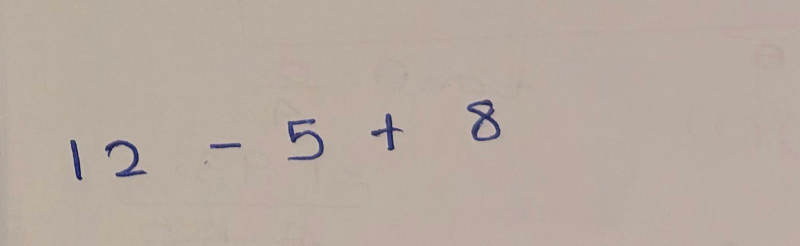
#> input picture member_sources/member_2/testimages/testcase1.jpeg, 1600 x 491 px (shown at 1/2 size)
$ python -i Segmentation.py   (imports and definitions only)
#> lines starting #> are read from the running program, lines starting #| are printed output that depends on the picture; after the words box and inside, x2 and y2 are one past the last pixel; in counts of white or black regions, pixels touching at a corner belong together

import cv2
import numpy as np


MIN_COMPONENT_AREA = 8
MIN_SPLIT_WIDTH = 6
MAX_SPLIT_DEPTH_RATIO = 0.55
MIN_WIDTH_RATIO = 1.65


def ensure_binary(image):

    if image is None:
        raise ValueError("Image cannot be None")

    if image.ndim == 3:
        gray = cv2.cvtColor(image, cv2.COLOR_BGR2GRAY)
    elif image.ndim == 2:
        gray = image
    else:
        raise ValueError("Image must be 2D or 3D")

    if gray.size == 0:
        raise ValueError("Image is empty")

    if gray.dtype != np.uint8:
        gray = np.clip(gray, 0, 255).astype(np.uint8)

    _, binary = cv2.threshold(
        gray,
        0,
        255,
        cv2.THRESH_BINARY + cv2.THRESH_OTSU
    )

    # Assume foreground occupies less than half the image.
    if np.count_nonzero(binary) > binary.size / 2:
        binary = cv2.bitwise_not(binary)

    return binary


# [19 lines left out: function remove_small_noise, not called in this run]


def sort_boxes(boxes):
    """Sort bounding boxes from left to right."""

    return sorted(
        boxes,
        key=lambda box: (box[0], box[1])
    )


def segment_contours(image):
    """Detect character regions using contours."""

    binary = ensure_binary(image)

    contours, _ = cv2.findContours(
        binary,
        cv2.RETR_EXTERNAL,
        cv2.CHAIN_APPROX_SIMPLE
    )

    boxes = []

    for contour in contours:
        x, y, w, h = cv2.boundingRect(contour)


        mask = np.zeros((h, w), dtype=np.uint8)

        shifted = contour.copy()
        shifted[:, :, 0] -= x
        shifted[:, :, 1] -= y

        cv2.drawContours(
            mask, [shifted], -1, 255, thickness=cv2.FILLED
        )

        area = cv2.countNonZero(mask)

        if area >= MIN_COMPONENT_AREA:
            boxes.append((x, y, w, h))

    return sort_boxes(boxes)


# [275 lines left out: functions segment_connected_components, segment_vertical_projection, estimate_reference_width, find_split_position, split_wide_region, segment_hybrid, not called in this run]


def extract_digit_regions(image, boxes):
    """Extract individual character crops."""

    binary = ensure_binary(image)

    height, width = binary.shape

    regions = []

    for x, y, w, h in boxes:

        x1 = max(0, x)
        y1 = max(0, y)

        x2 = min(width, x + w)
        y2 = min(height, y + h)

        if x2 > x1 and y2 > y1:
            regions.append(
                binary[y1:y2, x1:x2].copy()
            )

    return regions


# [236 lines left out: functions resize_digit, normalize_image, remove_border_artifacts, boxes_overlap_horizontally, group_disconnected_components, segment_improved, not called in this run]


def group_division_symbols(image, boxes):
    """
    Group the three components of a handwritten division
    symbol into one bounding box.

    Expected arrangement:
           dot
         -------
           dot

    Returns updated bounding boxes.
    """

    binary = ensure_binary(image)
    boxes = sort_boxes(boxes)

    if len(boxes) < 3:
        return boxes

    used = set()
    result = []

    # Identify possible horizontal division bars.
    for i, (x, y, w, h) in enumerate(boxes):

        if i in used:
            continue

        # Division bars are generally wider than tall.
        if w < max(5, h * 2.0):
            continue

        bar_cx = x + w / 2
        bar_cy = y + h / 2

        upper_candidates = []
        lower_candidates = []

        for j, (dx, dy, dw, dh) in enumerate(boxes):

            if j == i or j in used:
                continue

            dot_cx = dx + dw / 2
            dot_cy = dy + dh / 2

            # Dots should be relatively small.
            if dw > max(6, w * 0.5):
                continue

            if dh > max(6, w * 0.5):
                continue

            # Dots must be horizontally aligned with the bar.
            horizontal_distance = abs(dot_cx - bar_cx)

            if horizontal_distance > max(5, w * 0.45):
                continue

            # Vertical distance must be reasonably close.
            vertical_distance = abs(dot_cy - bar_cy)

            if vertical_distance > max(12, w * 1.2):
                continue

            if dy + dh <= y:
                upper_candidates.append(
                    (vertical_distance, j)
                )

            elif dy >= y + h:
                lower_candidates.append(
                    (vertical_distance, j)
                )

        if not upper_candidates or not lower_candidates:
            continue

        upper_candidates.sort()
        lower_candidates.sort()

        upper_index = upper_candidates[0][1]
        lower_index = lower_candidates[0][1]

        selected = [
            boxes[i],
            boxes[upper_index],
            boxes[lower_index]
        ]

        # Combine the three bounding boxes.
        left = min(b[0] for b in selected)
        top = min(b[1] for b in selected)

        right = max(
            b[0] + b[2] for b in selected
        )

        bottom = max(
            b[1] + b[3] for b in selected
        )

        result.append((
            left,
            top,
            right - left,
            bottom - top
        ))

        used.update([
            i,
            upper_index,
            lower_index
        ])

    # Keep all components not used in a division symbol.
    for i, box in enumerate(boxes):
        if i not in used:
            result.append(box)

    return sort_boxes(result)


def segment_digits(
    image,
    method="contours",
    reference_width=None,
    group_division=True
):
    """
    Segment handwritten characters and group division signs.

    Returns:
        digit_images: list of cropped character images
        bounding_boxes: corresponding bounding boxes
    """

    binary = ensure_binary(image)

    if method == "contours":
        boxes = segment_contours(binary)

    elif method == "connected_components":
        boxes = segment_connected_components(binary)

    elif method == "vertical_projection":
        boxes = segment_vertical_projection(binary)

    elif method == "hybrid":
        boxes = segment_hybrid(
            binary,
            reference_width=reference_width
        )

    elif method == "improved":
        binary = remove_border_artifacts(binary)
        boxes = segment_improved(binary)

    else:
        raise ValueError(
            f"Unknown segmentation method: {method}"
        )

    # Group disconnected parts of division symbols.
    if group_division:
        boxes = group_division_symbols(binary, boxes)

    boxes = sort_boxes(boxes)

    digit_images = extract_digit_regions(
        binary,
        boxes
    )

    return digit_images, boxes

>>> import cv2
>>> picture = cv2.imread('testimages/testcase1.jpeg')
#> picture is the input picture: shape (491, 1600, 3); mean B, G, R 160.7, 170.4, 183.6
>>> result = segment_digits(picture)
#> in ensure_binary, `_, binary = cv2.threshold( gray, 0, 255, cv2.THRESH_BINARY + cv2.THRES..`:
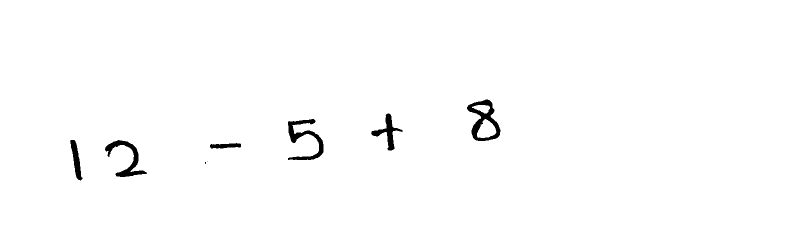
#> binary: shape (491, 1600) (shown at 1/2 size); 98.9% white; 8 black regions (2 under 20 px), largest, box (x1, y1, x2, y2) and area: (934, 199, 1001, 282) 2120, (576, 238, 647, 320) 1897, (210, 280, 294, 354) 1697, (742, 227, 805, 301) 1238, (140, 280, 165, 361) 892, (420, 286, 482, 297) 488
#> in ensure_binary, `binary = cv2.bitwise_not(binary)`:
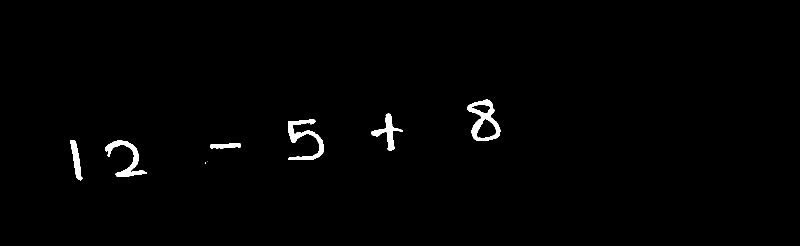
#> binary: shape (491, 1600) (shown at 1/2 size); 1.1% white; 8 white regions (2 under 20 px)
#> in segment_contours, `contours, _ = cv2.findContours( binary, cv2.RETR_EXTERNAL, cv2.CHAIN_A..`: contours = 8 contours, 2 with area under 20; largest, box (x1, y1, x2, y2) and area: (934, 199, 1001, 282) 3368, (576, 238, 647, 320) 1666, (210, 280, 294, 354) 1520, (742, 227, 805, 301) 1112, (140, 280, 165, 361) 806, (420, 286, 482, 297) 422
#> the loop in segment_contours, `for contour in contours:` made 8 passes
#> (x, y, w, h, area) on passes 3 to 8: (420, 286, 62, 11, 488), (210, 280, 84, 74, 1697), (140, 280, 25, 81, 892), (576, 238, 71, 82, 1897), (742, 227, 63, 74, 1238), (934, 199, 67, 83, 3492)
#> after the loop in segment_contours, `for contour in contours:`:
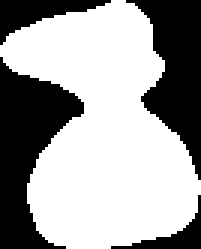
#> mask: shape (83, 67) (shown 3 times larger); 62.8% white; 4 black regions, box (x1, y1, x2, y2) and area: (0, 19, 28, 83) 938, (42, 0, 67, 60) 768, (0, 0, 37, 15) 229, (37, 65, 67, 83) 134
#> after the loop in segment_contours, `for contour in contours:`: boxes = [(420, 286, 62, 11), (210, 280, 84, 74), (140, 280, 25, 81), (576, 238, 71, 82), (742, 227, 63, 74), (934, 199, 67, 83)]
#> in segment_digits, `boxes = segment_contours(binary)`: boxes = [(140, 280, 25, 81), (210, 280, 84, 74), (420, 286, 62, 11), (576, 238, 71, 82), (742, 227, 63, 74), (934, 199, 67, 83)]
#> the loop in group_division_symbols, `for i, (x, y, w, h) in enumerate(boxes): ` made 6 passes
#> after the loop in group_division_symbols, `for i, (x, y, w, h) in enumerate(boxes):`: result = []; used = 0 items
#> the loop in group_division_symbols, `for i, box in enumerate(boxes):` made 6 passes
#> after the loop in group_division_symbols, `for i, box in enumerate(boxes):`: result has the same summary as boxes in segment_digits
#> the loop in extract_digit_regions, `for x, y, w, h in boxes: ` made 6 passes
#> (x, y, w, h, x1, y1, x2, y2) on passes 1 to 6: (140, 280, 25, 81, 140, 280, 165, 361), (210, 280, 84, 74, 210, 280, 294, 354), (420, 286, 62, 11, 420, 286, 482, 297), (576, 238, 71, 82, 576, 238, 647, 320), (742, 227, 63, 74, 742, 227, 805, 301), (934, 199, 67, 83, 934, 199, 1001, 282)
#> after the loop in extract_digit_regions, `for x, y, w, h in boxes:`: regions = 6 items

$ run again, on member_sources/member_2/testimages/testcase10.jpeg
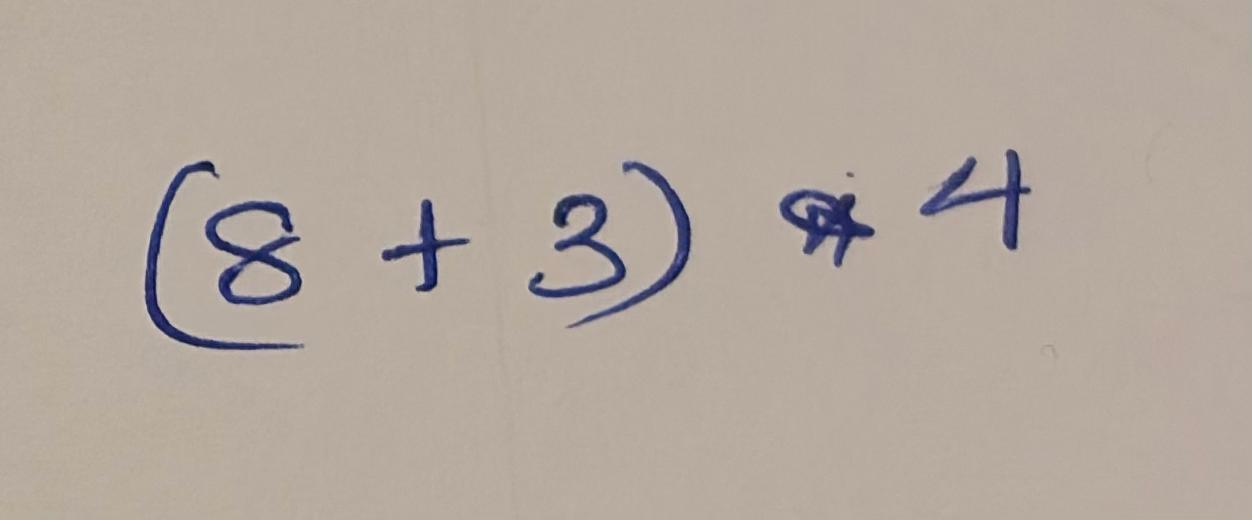
#> input picture member_sources/member_2/testimages/testcase10.jpeg, 1252 x 520 px
#> picture is the input picture: shape (520, 1252, 3); mean B, G, R 157.9, 167.7, 179.2
#> in ensure_binary, `_, binary = cv2.threshold( gray, 0, 255, cv2.THRESH_BINARY + cv2.THRES..`:
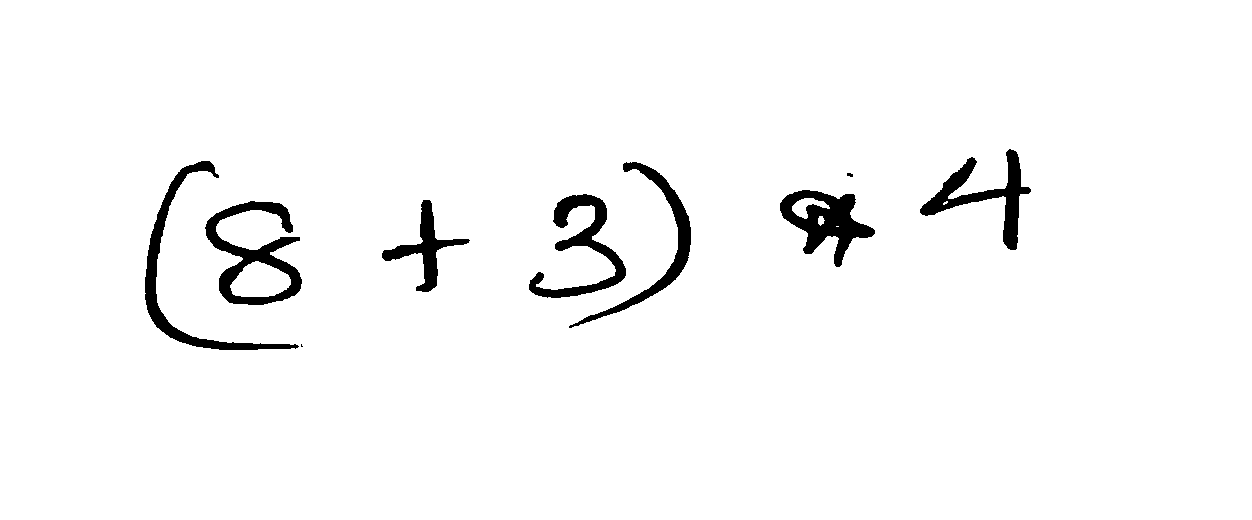
#> binary: shape (520, 1252); 97% white; 9 black regions (2 under 20 px), largest, box (x1, y1, x2, y2) and area: (205, 201, 302, 305) 3472, (780, 190, 875, 267) 3197, (145, 161, 299, 350) 3012
#> contours = 9 contours, 2 with area under 20; largest, box (x1, y1, x2, y2) and area: (205, 201, 302, 305) 4773, (780, 190, 875, 267) 3456, (145, 161, 299, 350) 2683, (920, 149, 1031, 250) 2624, (529, 194, 626, 298) 2552, (569, 162, 691, 328) 2166, (382, 200, 470, 292) 1690
#> the loop in segment_contours, `for contour in contours:` made 9 passes
#> (x, y, w, h, area) on passes 2, 3, 4, 5, 7, 8, 9: (205, 201, 97, 104, 5045), (382, 200, 88, 92, 1859), (529, 194, 97, 104, 2826), (780, 190, 95, 77, 3608), (569, 162, 122, 166, 2405), (145, 161, 154, 189, 3012), (920, 149, 111, 101, 2863)
#> after the loop in segment_contours, `for contour in contours:`:
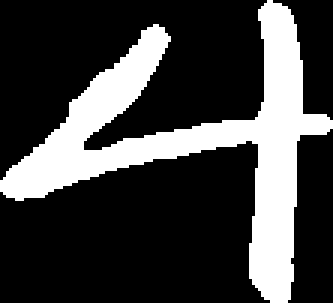
#> mask: shape (101, 111) (shown 3 times larger); 25.5% white; 1 white region, box (x1, y1, x2, y2) and area: (0, 0, 111, 101) 2863
#> after the loop in segment_contours, `for contour in contours:`: boxes = [(205, 201, 97, 104), (382, 200, 88, 92), (529, 194, 97, 104), (780, 190, 95, 77), (847, 173, 6, 4), (569, 162, 122, 166), (145, 161, 154, 189), (920, 149, 111, 101)]
#> in segment_digits, `boxes = segment_contours(binary)`: boxes = [(145, 161, 154, 189), (205, 201, 97, 104), (382, 200, 88, 92), (529, 194, 97, 104), (569, 162, 122, 166), (780, 190, 95, 77), (847, 173, 6, 4), (920, 149, 111, 101)]
#> the loop in group_division_symbols, `for i, (x, y, w, h) in enumerate(boxes): ` made 8 passes
#> after the loop in group_division_symbols, `for i, (x, y, w, h) in enumerate(boxes):`: result = []; used = 0 items
#> the loop in group_division_symbols, `for i, box in enumerate(boxes):` made 8 passes
#> after the loop in group_division_symbols, `for i, box in enumerate(boxes):`: result has the same summary as boxes in segment_digits
#> the loop in extract_digit_regions, `for x, y, w, h in boxes: ` made 8 passes
#> (x, y, w, h, x1, y1, x2, y2) on passes 1 to 8: (145, 161, 154, 189, 145, 161, 299, 350), (205, 201, 97, 104, 205, 201, 302, 305), (382, 200, 88, 92, 382, 200, 470, 292), (529, 194, 97, 104, 529, 194, 626, 298), (569, 162, 122, 166, 569, 162, 691, 328), (780, 190, 95, 77, 780, 190, 875, 267), (847, 173, 6, 4, 847, 173, 853, 177), (920, 149, 111, 101, 920, 149, 1031, 250)
#> after the loop in extract_digit_regions, `for x, y, w, h in boxes:`: regions = 8 items
